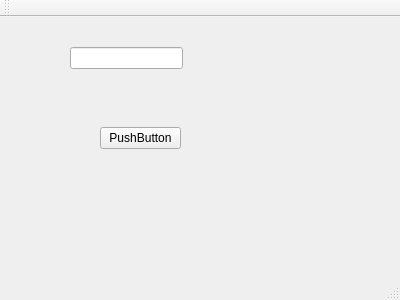
<?xml version="1.0" encoding="UTF-8"?>
<ui version="4.0">
 <class>MainWindow</class>
 <widget class="QMainWindow" name="MainWindow">
  <property name="geometry">
   <rect>
    <x>0</x>
    <y>0</y>
    <width>400</width>
    <height>300</height>
   </rect>
  </property>
  <property name="windowTitle">
   <string>MainWindow</string>
  </property>
  <widget class="QWidget" name="centralWidget">
   <widget class="QLineEdit" name="lineEdit">
    <property name="geometry">
     <rect>
      <x>70</x>
      <y>30</y>
      <width>113</width>
      <height>22</height>
     </rect>
    </property>
   </widget>
   <widget class="QPushButton" name="pushButton">
    <property name="geometry">
     <rect>
      <x>100</x>
      <y>110</y>
      <width>81</width>
      <height>22</height>
     </rect>
    </property>
    <property name="text">
     <string>PushButton</string>
    </property>
   </widget>
  </widget>
  <widget class="QMenuBar" name="menuBar">
   <property name="geometry">
    <rect>
     <x>0</x>
     <y>0</y>
     <width>400</width>
     <height>19</height>
    </rect>
   </property>
  </widget>
  <widget class="QToolBar" name="mainToolBar">
   <attribute name="toolBarArea">
    <enum>TopToolBarArea</enum>
   </attribute>
   <attribute name="toolBarBreak">
    <bool>false</bool>
   </attribute>
  </widget>
  <widget class="QStatusBar" name="statusBar"/>
 </widget>
 <layoutdefault spacing="6" margin="11"/>
 <resources/>
 <connections/>
</ui>
